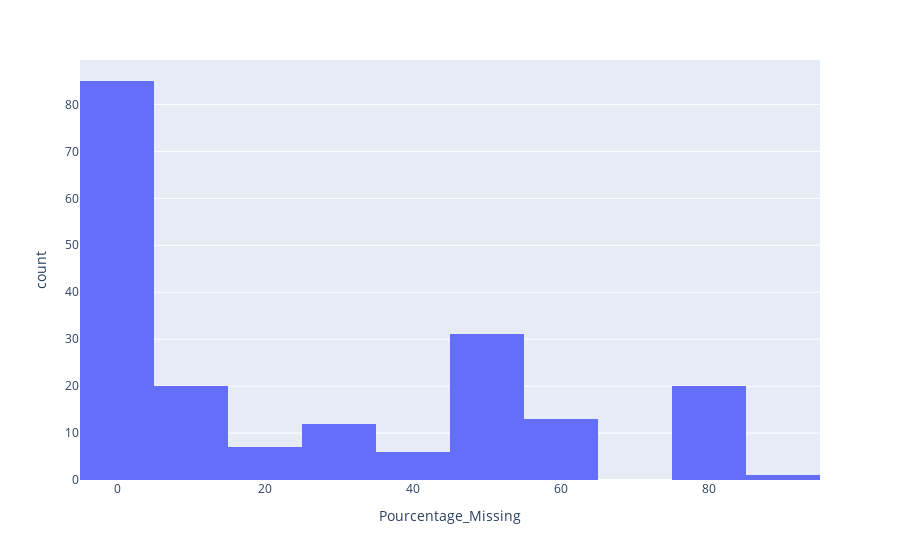

Here is the notebook cell this chart was saved with:
### Markdown cell above
PART 3 : ANALYSIS OF THE MISSING VALUES

### Code cell
# Calculer le pourcentage de valeurs manquantes
MissingValue = df.isna().mean() * 100  
MissingValue_df = MissingValue.to_frame(name='Pourcentage_Missing')
MissingValue_df=MissingValue_df.sort_values(by='Pourcentage_Missing', ascending=False)

fig = px.histogram(MissingValue_df,'Pourcentage_Missing')
fig.show()

### Figure 1 — Plotly figure (JSON) as saved in the notebook; plotly's stock layout.template omitted (floating-point values rounded to 4 significant figures; data arrays with more than 128 entries replaced by an {"elided": "..."} marker saying what was removed)
{"data": [{"alignmentgroup": "True", "bingroup": "x", "hovertemplate": "Pourcentage_Missing=%{x}<br>count=%{y}<extra></extra>", "legendgroup": "", "marker": {"color": "#636efa", "pattern": {"shape": ""}}, "name": "", "offsetgroup": "", "orientation": "v", "showlegend": false, "type": "histogram", "x": {"elided": "195 float values"}, "xaxis": "x", "yaxis": "y"}], "layout": {"barmode": "relative", "legend": {"tracegroupgap": 0}, "margin": {"t": 60}, "xaxis": {"anchor": "y", "domain": [0, 1], "title": {"text": "Pourcentage_Missing"}}, "yaxis": {"anchor": "x", "domain": [0, 1], "title": {"text": "count"}}}}
